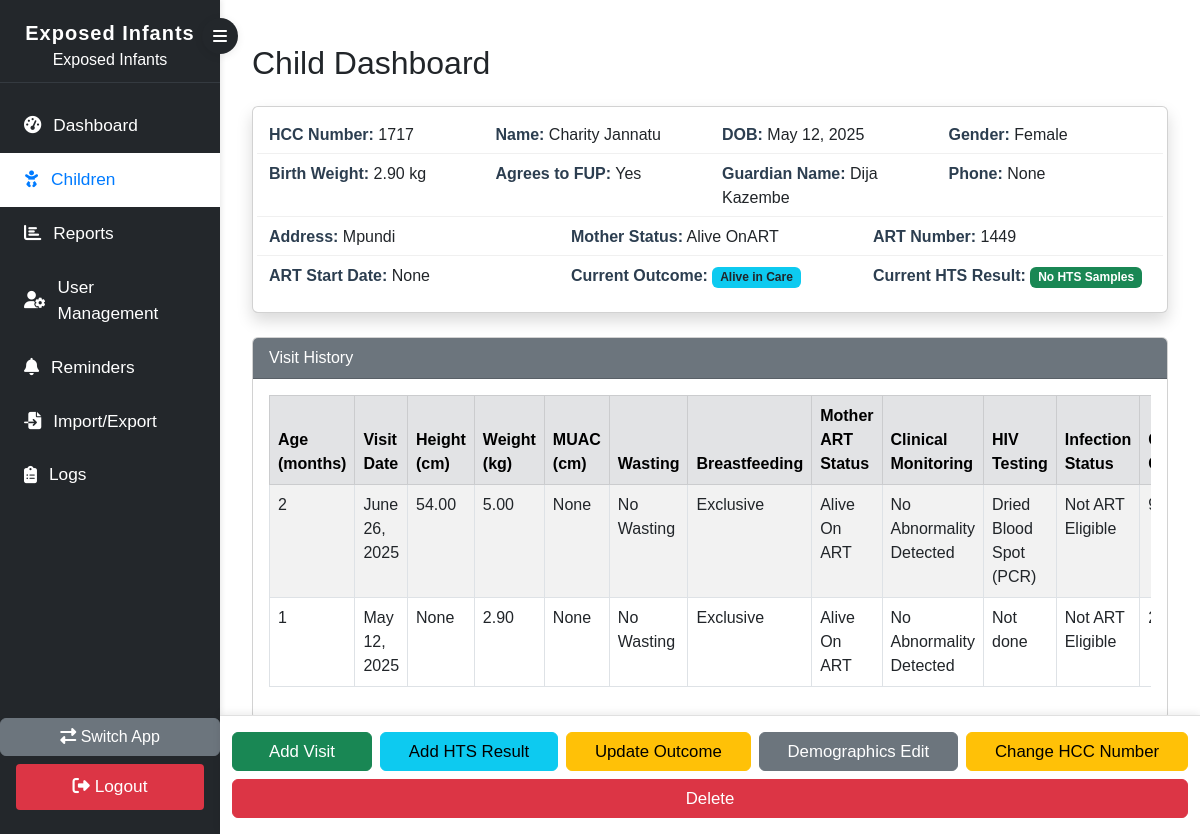
The page /children/exposed/children/child_dashboard/1717/ (signed in) on the database its author committed.
### children/models.py (models this page shows, shortened)
class Child(models.Model):
    hcc_number = models.CharField(max_length=20, primary_key=True)
    child_name = models.CharField(max_length=200)
    child_dob = models.DateField()
    CHILD_GENDER_CHOICES = [
        ('Male', 'Male'),
        ('Female', 'Female')
    ]
    child_gender = models.CharField(max_length=6, choices=CHILD_GENDER_CHOICES)
    child_birth_weight = models.DecimalField(max_digits=5, decimal_places=2)
    guardian_name = models.CharField(max_length=200)
    relationship = models.CharField(max_length=100)
    guardian_phone = models.CharField(max_length=20)
    physical_address = models.TextField()
    AGREES_TO_FUP_CHOICES = [('Yes', 'Yes'), ('No', 'No')]
    agrees_to_fup = models.CharField(max_length=3, choices=AGREES_TO_FUP_CHOICES)
    MOTHER_STATUS_CHOICES = [
        ('Alive No ART', 'Alive No ART'),
        ('Alive OnART', 'Alive OnART'),
        ('Died', 'Died'),
        ('Unknown', 'Unknown'),
    ]
    mother_status = models.CharField(max_length=20, choices=MOTHER_STATUS_CHOICES)
    mother_art_number = models.CharField(max_length=20, blank=True, null=True)
    mother_art_start_date = models.DateField(blank=True, null=True)

class ChildVisit(models.Model):
    child = models.ForeignKey(Child, on_delete=models.CASCADE, related_name='visits')
    visit_date = models.DateField(null=True, blank=True)
    height = models.DecimalField(max_digits=5, decimal_places=2, null=True, blank=True)
    weight = models.DecimalField(max_digits=5, decimal_places=2, null=True, blank=True)
    muac = models.DecimalField(max_digits=4, decimal_places=1, null=True, blank=True)
    WASTING_CHOICES = [
        ('No', 'No Wasting'), ('Mod', 'Moderate'), ('Sev', 'Severe')
    ]
    wasting = models.CharField(max_length=4, choices=WASTING_CHOICES, null=True, blank=True, default='No')
    BREASTFEEDING_CHOICES = [
        ('Exc', 'Exclusive'), ('M', 'Mixed/Complement'), ('<6', 'Stopped last 6 Weeks'),
        ('C', 'Stopped over 6w. ago')
    ]
    breastfeeding = models.CharField(max_length=10, choices=BREASTFEEDING_CHOICES, null=True, blank=True, default='Exc')
    MOTHER_ART_CHOICES = [
        ('No ART', 'Alive No ART'),
        ('On ART', 'Alive On ART'),
        ('Died', 'Died'),
        ('Unk', 'Unknown')
    ]
    mother_art_status = models.CharField(max_length=10, choices=MOTHER_ART_CHOICES, null=True, blank=True, default='On ART')
    CLINICAL_MONITORING_CHOICES = [
        ('NAD', 'No Abnormality Detected'),
        ('Sick', 'Sick child')
    ]
    clinical_monitoring = models.CharField(max_length=10, choices=CLINICAL_MONITORING_CHOICES, null=True, blank=True, default='NAD')
    HIV_TEST_CHOICES = [
        ('No', 'Not done'),
        ('Dbs', 'Dried Blood Spot (PCR)'),
        ('Rt', 'Rapid Test')
    ]
    hiv_testing = models.CharField(max_length=10, choices=HIV_TEST_CHOICES, null=True, blank=True, default='No')
    HIV_INFECTION_STATUS_CHOICES = [
        ('A', 'Not Infected'),
        ('B', 'Infected'),
        ('C', 'Not ART Eligible'),
        ('D', 'PSHD -> ART')
    ]
    infection_status = models.CharField(max_length=20, choices=HIV_INFECTION_STATUS_CHOICES, null=True, blank=True, default='C')
    DRUG_GIVEN_CHOICES = [
        ('None', 'No Drugs Given'),
        ('CPT', 'Cotrimoxazole Prophylaxis (CPT)'),
        ('NVP', 'Nevirapine (NVP)'),
        ('2P', '2P'),
    ]
    drug_given = models.CharField(max_length=10, choices=DRUG_GIVEN_CHOICES, null=True, blank=True, default='CPT')
    cpt_given = models.PositiveIntegerField(null=True, blank=True, help_text="Number of CPT/NVP tablets given")
    FOLLOW_UP_CHOICES = [
        ('Con', 'Continue FUP'),
        ('Dis', 'Discharged'),
        ('ART', 'Started ART'),
        ('To', 'Transferred Out'),
        ('Def', 'Defaulted'),
        ('Died', 'Died')
    ]
    follow_up_outcome = models.CharField(max_length=10, choices=FOLLOW_UP_CHOICES,default='Con')
    next_appointment_or_outcome_date = models.DateField(null=True, blank=True)

### children/views.py (the view)
# urls.py: path('exposed/children/child_dashboard/<str:hcc_number>/', views.child_dashboard_view, name='child_dashboard'),
@login_required
def child_dashboard_view(request, hcc_number):
    child = get_object_or_404(Child, hcc_number=hcc_number)
    visits = child.visits.order_by('-visit_date')
    hts_samples = child.hts_samples.order_by('-sample_date')
    child_fields = []
    for field in child._meta.fields:
        if field.name != "id":
            child_fields.append({
                'name': field.name,
                'verbose_name': field.verbose_name,
                'value': getattr(child, field.name),
            })
    current_outcome = None
    current_outcome_date = None
    current_result = None
    if visits.exists():
        latest_visit = visits.first()
        outcome = latest_visit.follow_up_outcome
        outcome_date = latest_visit.next_appointment_or_outcome_date
        from datetime import date, timedelta
        today = date.today()
        missed_or_defaulted_date = None
        if outcome == 'Con':  # Continue FUP
            if outcome_date:
                days_since = (today - outcome_date).days
                if days_since > 28:
                    current_outcome = 'Defaulted'
                    missed_or_defaulted_date = outcome_date + timedelta(days=29)
                elif days_since > 7:
                    current_outcome = 'Missed Appointment'
                    missed_or_defaulted_date = outcome_date + timedelta(days=8)
                else:
                    current_outcome = 'Alive in Care'
                current_outcome_date = outcome_date
            else:
                current_outcome = 'Alive in Care'
                current_outcome_date = None
        else:
            current_outcome = latest_visit.get_follow_up_outcome_display()
            current_outcome_date = outcome_date
    else:
        missed_or_defaulted_date = None
    if hts_samples.exists():
        latest_hts = hts_samples.first()
        hts_result = latest_hts.result
        hts_date_received = latest_hts.date_received
        if hts_result:
            current_result = latest_hts.result
        else:
            current_result = 'Pending'
    else:
        current_result = 'No HTS Samples'
    return render(request, 'child_dashboard.html', {
        'child': child,
        'visits': visits,
        'child_fields': child_fields,
        'current_outcome': current_outcome,
        'current_outcome_date': current_outcome_date,
        'missed_or_defaulted_date': missed_or_defaulted_date,
        'current_result': current_result,
    })

### children/templatetags/field_tags.py (called while the page is built)
@register.filter
def age_in_months(visit_date, dob):
    if not visit_date or not dob:
        return ""
    try:
        months = (visit_date.year - dob.year) * 12 + (visit_date.month - dob.month)
        if visit_date.day >= dob.day:
            months += 1
        return max(months, 0)
    except Exception:
        return ""

### children/templates/child_dashboard.html (shortened to what this page needs)
{% extends 'base.html' %}
{% load static %}
{% load field_tags %}
{% block content %}
<div class="container mt-4">
    <h2 class="mb-4">Child Dashboard</h2>
    <div id="cd-top-section" class="card mb-4 p-3 shadow">
        <div class="row mb-2">
            <div class="col-md-3"><strong>HCC Number:</strong> {{ child.hcc_number }}</div>
            <div class="col-md-3"><strong>Name:</strong> {{ child.child_name }}</div>
            <div class="col-md-3"><strong>DOB:</strong> {{ child.child_dob }}</div>
            <div class="col-md-3"><strong>Gender:</strong> {{ child.child_gender }}</div>
        </div>
        <div class="row mb-2">
            <div class="col-md-3"><strong>Birth Weight:</strong> {{ child.child_birth_weight }} kg</div>
            <div class="col-md-3"><strong>Agrees to FUP:</strong> {{ child.agrees_to_fup }}</div>
            <div class="col-md-3"><strong>Guardian Name:</strong> {{ child.guardian_name }}</div>
            <div class="col-md-3"><strong>Phone:</strong> {{ child.guardian_phone }}</div>
        </div>
        <div class="row mb-2">
            <div class="col-md-4"><strong>Address:</strong> {{ child.physical_address }}</div>
            <div class="col-md-4"><strong>Mother Status:</strong> {{ child.mother_status }}</div>
            <div class="col-md-4"><strong>ART Number:</strong> {{ child.mother_art_number }}</div>
        </div>
        <div class="row mb-2">
            <div class="col-md-4"><strong>ART Start Date:</strong> {{ child.mother_art_start_date }}</div>
            <div class="col-md-4">
                <strong>Current Outcome:</strong>
                {% if current_outcome %}
                    <span class="badge bg-info text-dark">{{ current_outcome }}</span>
                {% else %}
                    <span class="text-muted">N/A</span>
                {% endif %}
            </div>
            <div class="col-md-4">
                <strong>Current HTS Result:</strong>
                {% if current_result %}
                    <span class="badge bg-success">{{ current_result }}</span>
                {% else %}
                    <span class="text-muted">No HTS Result</span>
                {% endif %}
            </div>
        </div>
    </div>
    <div id="cd-middle-section" class="card mb-4">
        <div class="card-header bg-secondary text-white">Visit History</div>
        <div class="card-body">
            {% if visits %}
            <div class="table-responsive">
                <table class="table table-bordered table-striped table-hover">
                    <thead class="table-secondary">
                        <tr>
                            <th>Age (months)</th>
                            <th>Visit Date</th>
                            <th>Height (cm)</th>
                            <th>Weight (kg)</th>
                            <th>MUAC (cm)</th>
                            <th>Wasting</th>
                            <th>Breastfeeding</th>
                            <th>Mother ART Status</th>
                            <th>Clinical Monitoring</th>
                            <th>HIV Testing</th>
                            <th>Infection Status</th>
                            <th>CPT Given</th>
                        </tr>
                    </thead>
                    <tbody>
                        {% for visit in visits %}
                        <tr>
                            <td>
                                {% if child.child_dob and visit.visit_date %}
                                    {{ visit.visit_date|age_in_months:child.child_dob }}
                                {% else %}
                                    N/A
                                {% endif %}
                            </td>
                            <td>{{ visit.visit_date }}</td>
                            <td>{{ visit.height }}</td>
                            <td>{{ visit.weight }}</td>
                            <td>{{ visit.muac }}</td>
                            <td>{{ visit.get_wasting_display }}</td>
                            <td>{{ visit.get_breastfeeding_display }}</td>
                            <td>{{ visit.get_mother_art_status_display }}</td>
                            <td>{{ visit.get_clinical_monitoring_display }}</td>
                            <td>{{ visit.get_hiv_testing_display }}</td>
                            <td>{{ visit.get_infection_status_display }}</td>
                            <td>{{ visit.cpt_given }}</td>
                        </tr>
                        {% endfor %}
                    </tbody>
                </table>
            </div>
            {% else %}
                <p>No visits recorded yet.</p>
            {% endif %}
        </div>
    </div>
    <div id="cd-bottom-section" class="cd-fixed-bottom-bar">
        <div class="container-fluid d-flex flex-wrap justify-content-center gap-2 py-3">
            {% if user.is_superuser %}
                <a href="{% url 'children:add_visit' child.hcc_number %}" class="btn btn-success flex-fill">Add Visit</a>
                <a href="{% url 'children:add_hts_result' child.hcc_number %}" class="btn btn-info flex-fill">Add HTS Result</a>
                <a href="{% url 'children:update_outcome' child.hcc_number %}" class="btn btn-warning flex-fill">Update Outcome</a>
                <a href="{% url 'children:edit_field' child.hcc_number 'all' %}" class="btn btn-secondary flex-fill">Demographics Edit</a>
                <a href="{% url 'children:change_hcc_number' child.hcc_number %}" class="btn btn-warning flex-fill">Change HCC Number</a>
                <a href="{% url 'children:delete_child' child.hcc_number %}" class="btn btn-danger flex-fill">Delete</a>
            {% endif %}
        </div>
    </div>
</div>
{% endblock %}

### children/static/css/styles.css (style rules this page uses)
html, body { height: 100%; margin: 0; font-family: Arial, sans-serif; }
.cd-fixed-bottom-bar { position: fixed; left: 220px; right: 0; bottom: 0; background: #fff; box-shadow: 0 -2px 8px rgba(0,0,0,0.08); z-index: 2000; border-top: 1px solid #e0e0e0; padding-bottom: env(safe-area-inset-bottom, 0); }
.cd-fixed-bottom-bar .btn { min-width: 140px; font-weight: 500; font-size: 1.05rem; margin-bottom: 0 !important; }
.cd-fixed-bottom-bar .container-fluid { max-width: 100vw; }
#cd-top-section .row.mb-2:not(:last-child) { border-bottom: 1px solid #f0f0f0; padding-bottom: 6px; margin-bottom: 10px; }
#cd-top-section strong { color: #2c3e50; }

### rows shown on the page
Child: hcc_number "1717", child_name "Charity Jannatu", child_dob "May 12, 2025", child_gender "Female", child_birth_weight "2.90", agrees_to_fup "Yes", guardian_name "Dija Kazembe", guardian_phone "None", physical_address "Mpundi", mother_status "Alive OnART", mother_art_number "1449", mother_art_start_date "None"
ChildVisit: visit_date|age_in_months "2", visit_date "June 26, 2025", height "54.00", weight "5.00", muac "None", wasting "No Wasting", breastfeeding "Exclusive", mother_art_status "Alive On ART", clinical_monitoring "No Abnormality Detected", hiv_testing "Dried Blood Spot (PCR)", infection_status "Not ART Eligible"
ChildVisit: visit_date|age_in_months "1", visit_date "May 12, 2025", height "None", weight "2.90", muac "None", wasting "No Wasting", breastfeeding "Exclusive", mother_art_status "Alive On ART", clinical_monitoring "No Abnormality Detected", hiv_testing "Not done", infection_status "Not ART Eligible"

### other values the page prints
{{ current_outcome }} "Alive in Care"
{{ current_result }} "No HTS Samples"
